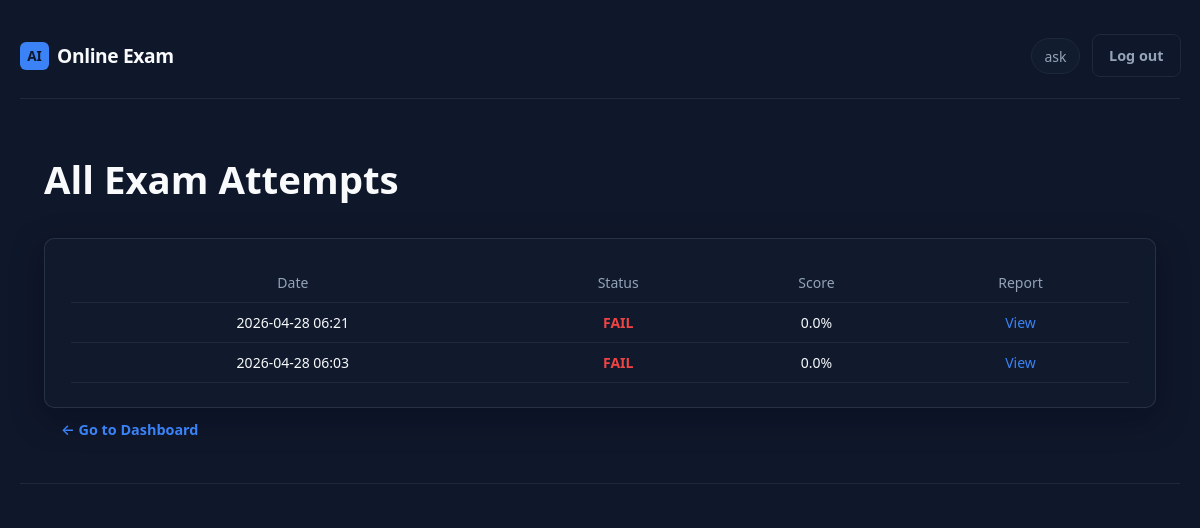
The page /exams (signed in) on the database its author committed.
### app.py (models this page shows)
class Attempt(db.Model):
    __tablename__ = "attempts"
    id = db.Column(db.Integer, primary_key=True)
    user_id = db.Column(db.Integer, db.ForeignKey("users.id"), nullable=False)
    exam_id = db.Column(db.Integer, db.ForeignKey('exam_history.id'), nullable=True)
    started_at = db.Column(db.DateTime, nullable=False)
    ended_at = db.Column(db.DateTime, nullable=True)
    status = db.Column(db.String(20), default="in_progress")
    score = db.Column(db.Float, nullable=True)
    question_ids_json = db.Column(db.Text, nullable=False)
    current_index = db.Column(db.Integer, default=0)
    time_limit_seconds = db.Column(db.Integer, default=EXAM_TIME_SECONDS)
    tab_switch_count = db.Column(db.Integer, default=0)
    face_missing_warnings = db.Column(db.Integer, default=0)
    warning_count = db.Column(db.Integer, default=0)
    warning_details_json = db.Column(db.Text, nullable=False, default="[]")
    timeline_json = db.Column(db.Text, nullable=False, default="[]")
    student_profile_json = db.Column(db.Text, nullable=False, default="{}")
    cheating_risk = db.Column(db.String(20), nullable=True)

### app.py (the view)
@app.route('/exams')
@login_required
def exam_list_page():
    attempts = Attempt.query.filter_by(user_id=session['user_id']).order_by(Attempt.started_at.desc()).all()
    return render_template('exams.html', attempts=attempts)

### app.py (called while the page is built)
def login_required(f):
    @wraps(f)
    def decorated(*args, **kwargs):
        if "user_id" not in session:
            return redirect(url_for("login"))
        return f(*args, **kwargs)
    return decorated

### templates/exams.html (shortened to what this page needs)
{% extends "base.html" %}
{% block content %}
<h1>All Exam Attempts</h1>
<div class="card">
<table class="data-table">
<thead>
<tr>
<th>Date</th>
<th>Status</th>
<th>Score</th>
<th>Report</th>
</tr>
</thead>
<tbody>
{% for a in attempts %}
<tr>
<td>{{ a.started_at.strftime('%Y-%m-%d %H:%M') }}</td>
<td>
  {% if a.score >= 75 %}
    <span style="color:#22c55e; font-weight:600;">PASS</span>
  {% else %}
    <span style="color:#ef4444; font-weight:600;">FAIL</span>
  {% endif %}
</td>
<td>{{ a.score }}%</td>
<td>
<a href="{{ url_for('exam_report', attempt_id=a.id) }}">View</a>
</td>
</tr>
{% endfor %}
</tbody>
</table>
</div>
<a href="{{ url_for('dashboard') }}" class="btn">← Go to Dashboard</a>
{% endblock %}

### static/css/style.css (style rules this page uses)
:root { --bg: #0f172a; --bg-elevated: #111c2e; --border: #1e293b; --text: #f8fafc; --muted: #94a3b8; --accent: #3b82f6; --accent-dim: #2563eb; --accent-glow: rgba(59, 130, 246, 0.35); --success: #22c55e; --error: #ef4444; --radius: 10px; --font: "Segoe UI", system-ui, -apple-system, sans-serif; }
*, *::before, *::after { box-sizing: border-box; }
body { margin: 0; min-height: 100vh; font-family: var(--font); background: var(--bg); color: var(--text); font-size: 1.2rem; line-height: 1.65; }
a { color: var(--accent); text-decoration: none; }
.card { background: rgba(17, 28, 46, 0.72); border: 1px solid rgba(148, 163, 184, 0.18); border-radius: var(--radius); padding: 1.5rem 1.6rem; box-shadow: 0 10px 32px rgba(2, 6, 23, 0.35); backdrop-filter: blur(8px); -webkit-backdrop-filter: blur(8px); transition: transform 0.2s ease, box-shadow 0.2s ease, border-color 0.2s ease; }
.btn { display: inline-flex; align-items: center; justify-content: center; padding: 0.55rem 1rem; border-radius: 8px; font-size: 0.9rem; font-weight: 600; border: 1px solid transparent; cursor: pointer; font-family: inherit; transition: background 0.15s, border-color 0.15s; }
.data-table { width: 100%; border-collapse: collapse; font-size: 0.875rem; }
.data-table th, .data-table td { text-align: center !important; vertical-align: middle; padding: 0.5rem 0.65rem; border-bottom: 1px solid var(--border); }
.data-table th:first-child, .data-table td:first-child { text-align: left; }
.data-table th { color: var(--muted); font-weight: 500; }
.btn, .btn-primary, .btn-outline, button, a.btn, a.btn-primary, a.btn-outline { transition: all 0.25s ease; position: relative; }
.dash-stat-card, .card, .highlight-card { transition: all 0.25s ease; }
.btn, button { will-change: transform; }

### templates/base.html (style rules this page uses)
body { margin: 0; padding: 0; }
html, body { width: 100%; overflow-x: hidden; }

### rows shown on the page
Attempt: started_at "2026-04-28 06:21", shows "FAIL", score "0.0"
Attempt: started_at "2026-04-28 06:03", shows "FAIL", score "0.0"

### other values the page prints
{{ session.get('username') }} "ask"
